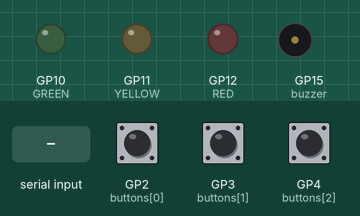
The program below on a simulated Raspberry Pi Pico running MicroPython. Parts: output pins drawn as LEDs (lit = HIGH), buzzer (waves = sounding). The inputs (shaded band) are chosen by the test bench; at power-on: GP2 (buttons[0]) HIGH, GP3 (buttons[1]) HIGH, GP4 (buttons[2]) HIGH.

Above: at 2.1 s.
2.2 s: "BEEP" typed at the serial console, then Enter
At 3.2 s:
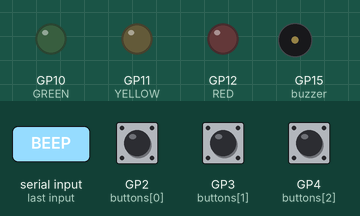
3.7 s: "GREEN" typed at the serial console, then Enter
At 4.4 s:
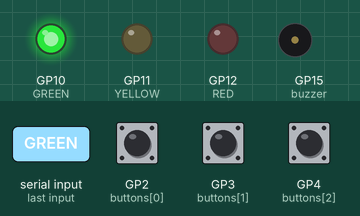
5.2 s: "TONE" typed at the serial console, then Enter
At 5.6 s:
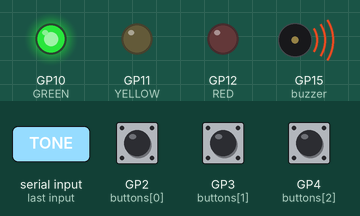
7.7 s: "RED" typed at the serial console, then Enter
At 8.6 s:
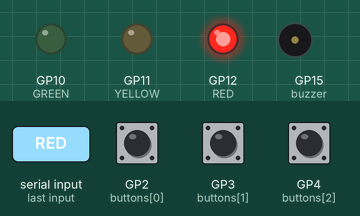
9.2 s: "YELLOW" typed at the serial console, then Enter
At 9.8 s:
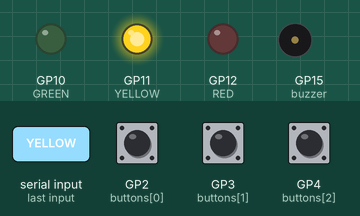
Timing chart, 0 to 12.2 s (numbered marks = the images above; inputs shaded):
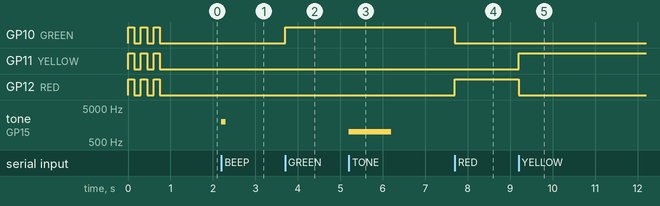

The program:

main.py
```python
# Grid Status Box (Lights Out). Runs on a Raspberry Pi Pico 2 with MicroPython.
# USB serial, one word per line.
#   Pico -> laptop: PAUSE, SPEED, CONFIRM
#   Laptop -> Pico: GREEN, YELLOW, RED (light only that LED), BEEP (2 kHz, 100 ms), TONE (1 kHz, 1 s)
import select
import sys
import time
from machine import PWM, Pin

DEBOUNCE_MS = 50

# Buttons: GPIO to one leg, the diagonally opposite leg to GND. Internal pull-ups, pressed = 0.
buttons = [Pin(2, Pin.IN, Pin.PULL_UP), Pin(3, Pin.IN, Pin.PULL_UP), Pin(4, Pin.IN, Pin.PULL_UP)]
words = ["PAUSE", "SPEED", "CONFIRM"]

# LEDs: GPIO -> 220 ohm -> anode, cathode to GND.
leds = {"GREEN": Pin(10, Pin.OUT), "YELLOW": Pin(11, Pin.OUT), "RED": Pin(12, Pin.OUT)}

# Passive piezo buzzer on PWM, silent until asked.
buzzer = PWM(Pin(15))
buzzer.duty_u16(0)

# Power-up: flash all LEDs three times.
for _ in range(3):
    for led in leds.values():
        led.on()
    time.sleep_ms(150)
    for led in leds.values():
        led.off()
    time.sleep_ms(150)

raw = [1, 1, 1]          # last reading of each button
stable = [1, 1, 1]       # debounced level of each button
changed_at = [0, 0, 0]   # when each reading last changed
buzzing = False
buzz_until = 0
line = ""

poll = select.poll()
poll.register(sys.stdin, select.POLLIN)

while True:
    now = time.ticks_ms()

    # Buttons: a press counts once the level has held for 50 ms.
    for i in range(3):
        level = buttons[i].value()
        if level != raw[i]:
            raw[i] = level
            changed_at[i] = now
        elif level != stable[i] and time.ticks_diff(now, changed_at[i]) >= DEBOUNCE_MS:
            stable[i] = level
            if level == 0:
                print(words[i])

    # Incoming words, without blocking.
    while poll.poll(0):
        ch = sys.stdin.read(1)
        if ch != "\n" and ch != "\r":
            line += ch
            if len(line) > 16:   # not one of our words; drop it
                line = ""
            continue
        word = line.strip().upper()
        line = ""
        if word in leds:
            for name in leds:
                leds[name].value(name == word)
        elif word == "BEEP":
            buzzer.freq(2000)
            buzzer.duty_u16(32768)
            buzzing = True
            buzz_until = time.ticks_add(now, 100)
        elif word == "TONE":
            buzzer.freq(1000)
            buzzer.duty_u16(32768)
            buzzing = True
            buzz_until = time.ticks_add(now, 1000)

    # Buzzer off when its time is up.
    if buzzing and time.ticks_diff(now, buzz_until) >= 0:
        buzzer.duty_u16(0)
        buzzing = False

    time.sleep_ms(2)
```

Measured:
- after the input at 2.2 s, tone on GP15 (buzzer): silent → 2000 Hz at once, → silent 0.10 s later
- after the input at 3.7 s, GP10 (GREEN): LOW → HIGH at once
- after the input at 5.2 s, tone on GP15 (buzzer): silent → 1000 Hz at once, → silent 1.0 s later
- after the input at 7.7 s, GP10 (GREEN): HIGH → LOW at once; GP12 (RED): LOW → HIGH at once
- after the input at 9.2 s, GP11 (YELLOW): LOW → HIGH at once; GP12 (RED): HIGH → LOW at once
